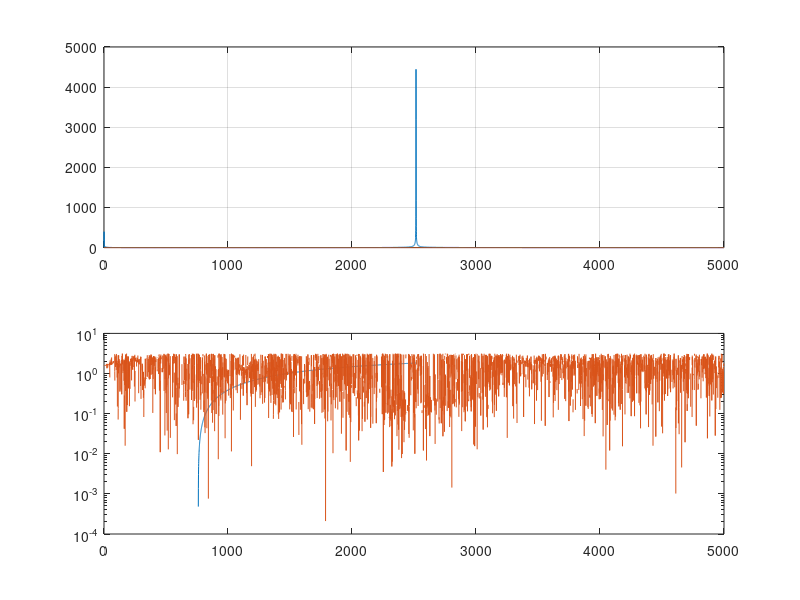

This figure's MATLAB source: (Note: this script raises an error after producing the figure.)
clear
close all
%% consider the following topology
% P1    P2   P3
% |     |    |
% C1-S1-C3   |
% |     |    |
% |    C4-S2-C5   
% |          |
% C2---S3----C6


%assume a nominal condition 
Lout = 400e-6; 
% Cout = 5e-6;
Cin  = 20e-6; 
Vin  = 30; 



D  = [1 1 0 0.5 0.5 0]';

Io = 3; 
Vg = [Vin;0.5*Vin;0.5*Vin;];
Ig = [Io,0.5*Io, 0.5*Io]';



Aiv = [-D(1),-D(3),0; 0 -D(4) -D(5); -D(2) 0 -D(6)]/Cin;
Avi = [D(1) 0 D(2); D(3) D(4) 0 ; 0 D(5) D(6)]/Lout;
A = [zeros(3,3), Aiv; Avi zeros(3,3)];

Bv = [-Ig(1) 0 -Ig(2) 0 0 0; 
     0 0 0 -Ig(2) -Ig(3) 0; 
     0 -Ig(1) 0 0 0 -Ig(3)]/Cin;

Bi = [Vin Vin 0   0   0  0; 
       0  0  Vin Vin  0  0;
       0  0  0   0  Vin Vin]/Lout;
   
B = [Bv; Bi]; 


Cc = ctrb(A,B); 
rank(Cc)

% C = [1 0 0 0 0; 0 1 0 0 0; ];%pick the state we want to control 
s = 0; 
G = pinv(s*eye(size(A))-A)*B; %DC gain of the plant
RGA = G.*pinv(G).';

s = j * linspace(0,5e3*2*pi,10000); % j*3.7e3*2*pi;


% s = j*1e3*2*pi;
for ii = 1:length(s)
G = pinv(s(ii)*eye(size(A))-A)*B; %DC gain of the plant

RGA = G.*pinv(G).';

L11(ii) = RGA(1,1);
L22(ii) = RGA(2,2); 
L52(ii) = RGA(5,2);
L41(ii) = RGA(4,1);

 end

figure; 
subplot(2,1,1); 
h(1) = plot(abs(s)/(2*pi),abs(L11)); 
hold on; 
% h(2) = semilogy(abs(s)/(2*pi),abs(L22));
h(2) = plot(abs(s)/(2*pi),abs(L52)); 
grid on

%h(3) = semilogy(abs(s)/(2*pi),abs(L51));
subplot(2,1,2);
h(3) = semilogy(abs(s)/(2*pi),angle(L11));
hold on
h(4) = semilogy(abs(s)/(2*pi),angle(L52));
my_plot_setting(h); 


